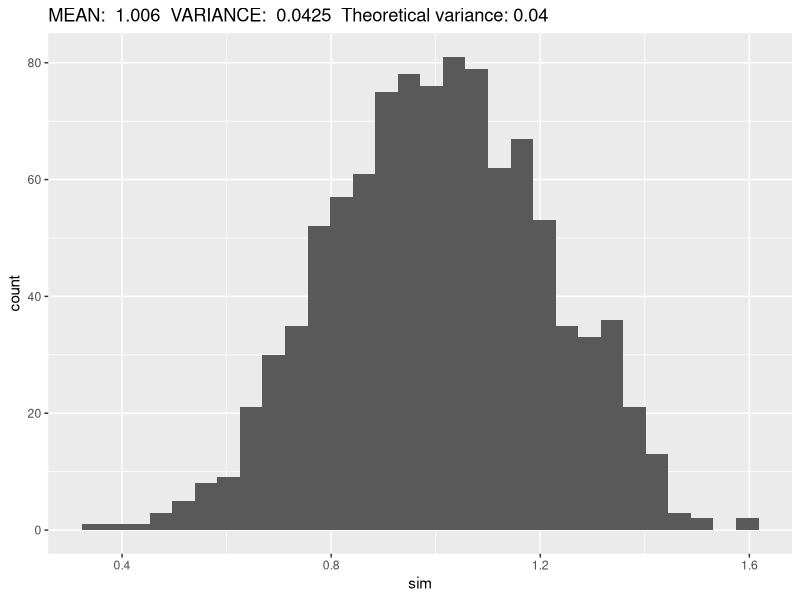
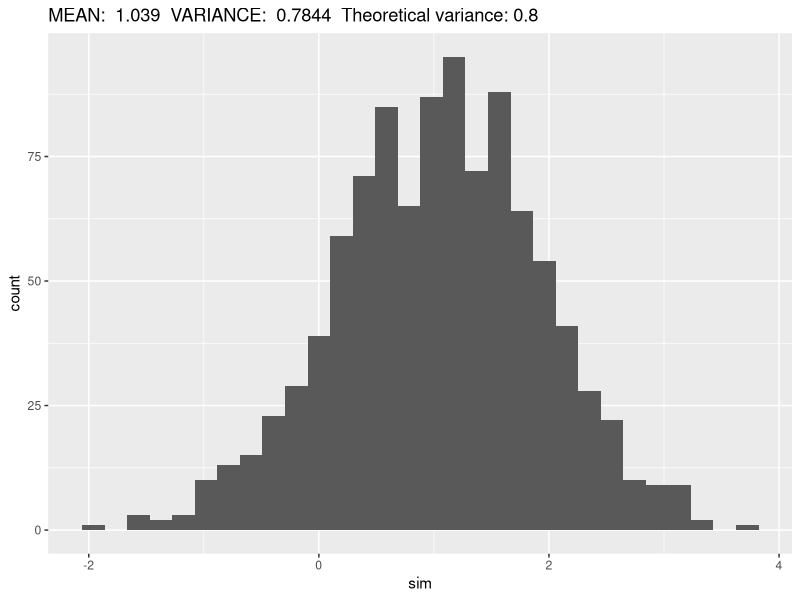
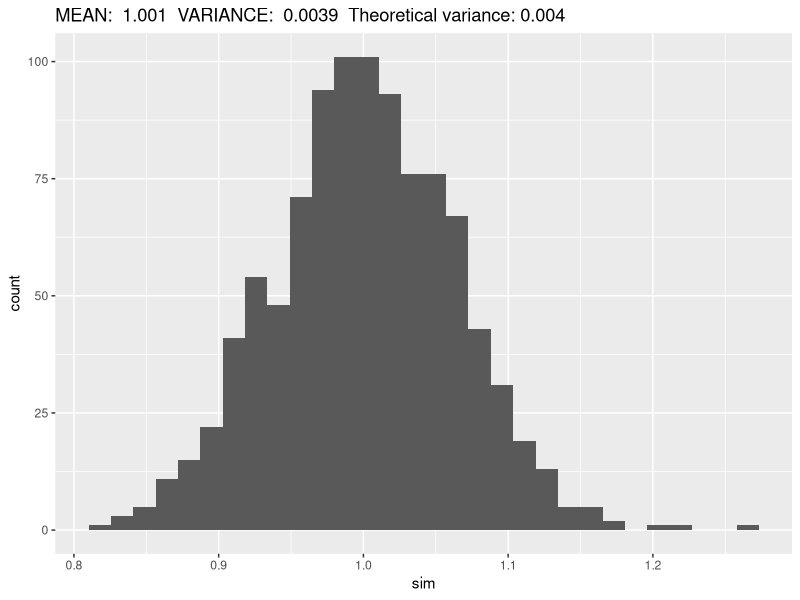

Generate these figures, in order, with R:
## ---- chunk 1
knitr::opts_chunk$set(echo = TRUE)
## ---- chunk 2
## SETUP

library(tidyverse)

## Mean simulation function
meanfun <- function(iter, n, mean, sd){
  mean(rnorm(n = n,
             mean = mean,
             sd =  sd))
}
## Mean simulation function
mean_simulation <- function(r, n, mean, sd){
  map_dbl(.x = 1:r,
                 .f = meanfun,
                 n = n,
                 mean = mean,
                 sd = sd)
}


## ---- chunk 3
sim <- mean_simulation(r = 1000,
                         n = 100, mean = 1, sd = 2 )

## Histogram
ggplot(mapping = aes(x = sim)) +
  geom_histogram(bins = 30) +
  labs(title = paste("MEAN: ", round(mean(sim),digits = 3),
                     " VARIANCE: ", round(var(sim),digits = 4),
                     " Theoretical variance:", 4/100))

## ---- chunk 4
sim <- mean_simulation(r = 1000,
                         n = 5, mean = 1, sd = 2 )

## Histogram
ggplot(mapping = aes(x = sim)) +
  geom_histogram(bins = 30) +
  labs(title = paste("MEAN: ", round(mean(sim),digits = 3),
                     " VARIANCE: ", round(var(sim),digits = 4),
                     " Theoretical variance:", 4/5))

## ---- chunk 5
sim <- mean_simulation(r = 1000,
                         n = 1000, mean = 1, sd = 2 )

## Histogram
ggplot(mapping = aes(x = sim)) +
  geom_histogram(bins = 30) +
  labs(title = paste("MEAN: ", round(mean(sim),digits = 3),
                     " VARIANCE: ", round(var(sim),digits = 4),
                     " Theoretical variance:", 4/1000))

